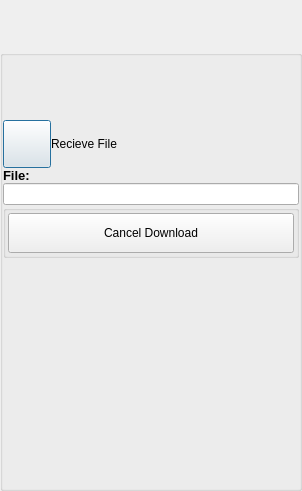
<?xml version="1.0" encoding="UTF-8"?>
<ui version="4.0">
 <class>CancelDownloadDialog</class>
 <widget class="QDialog" name="CancelDownloadDialog">
  <property name="geometry">
   <rect>
    <x>0</x>
    <y>0</y>
    <width>302</width>
    <height>491</height>
   </rect>
  </property>
  <property name="windowTitle">
   <string>Cancel Download</string>
  </property>
  <layout class="QVBoxLayout" name="verticalLayout">
   <property name="spacing">
    <number>0</number>
   </property>
   <property name="leftMargin">
    <number>0</number>
   </property>
   <property name="topMargin">
    <number>0</number>
   </property>
   <property name="rightMargin">
    <number>0</number>
   </property>
   <property name="bottomMargin">
    <number>0</number>
   </property>
   <item>
    <widget class="TitleBarWidget" name="m_TitleBarWidget" native="true">
     <property name="sizePolicy">
      <sizepolicy hsizetype="Preferred" vsizetype="Preferred">
       <horstretch>0</horstretch>
       <verstretch>0</verstretch>
      </sizepolicy>
     </property>
     <property name="minimumSize">
      <size>
       <width>0</width>
       <height>50</height>
      </size>
     </property>
     <property name="maximumSize">
      <size>
       <width>16777215</width>
       <height>103</height>
      </size>
     </property>
    </widget>
   </item>
   <item>
    <widget class="QGroupBox" name="StyledDlgItemsBox">
     <property name="minimumSize">
      <size>
       <width>0</width>
       <height>0</height>
      </size>
     </property>
     <property name="title">
      <string/>
     </property>
     <layout class="QGridLayout" name="gridLayout_2">
      <property name="leftMargin">
       <number>0</number>
      </property>
      <property name="topMargin">
       <number>0</number>
      </property>
      <property name="rightMargin">
       <number>0</number>
      </property>
      <property name="bottomMargin">
       <number>8</number>
      </property>
      <property name="spacing">
       <number>0</number>
      </property>
      <item row="1" column="0">
       <widget class="IdentWidget" name="FriendIdentWidget" native="true">
        <property name="sizePolicy">
         <sizepolicy hsizetype="Preferred" vsizetype="Fixed">
          <horstretch>0</horstretch>
          <verstretch>0</verstretch>
         </sizepolicy>
        </property>
        <property name="minimumSize">
         <size>
          <width>0</width>
          <height>50</height>
         </size>
        </property>
        <property name="maximumSize">
         <size>
          <width>16777215</width>
          <height>50</height>
         </size>
        </property>
       </widget>
      </item>
      <item row="2" column="0">
       <layout class="QHBoxLayout" name="horizontalLayout">
        <item>
         <widget class="VxPushButton" name="PermissionButton">
          <property name="minimumSize">
           <size>
            <width>48</width>
            <height>48</height>
           </size>
          </property>
          <property name="maximumSize">
           <size>
            <width>48</width>
            <height>48</height>
           </size>
          </property>
          <property name="text">
           <string notr="true"/>
          </property>
          <property name="iconSize">
           <size>
            <width>48</width>
            <height>48</height>
           </size>
          </property>
         </widget>
        </item>
        <item>
         <widget class="QLabel" name="PermissionLabel">
          <property name="text">
           <string>Recieve File</string>
          </property>
         </widget>
        </item>
       </layout>
      </item>
      <item row="3" column="0">
       <widget class="QLabel" name="FileNameLabel">
        <property name="sizePolicy">
         <sizepolicy hsizetype="Expanding" vsizetype="Preferred">
          <horstretch>0</horstretch>
          <verstretch>0</verstretch>
         </sizepolicy>
        </property>
        <property name="font">
         <font>
          <pointsize>10</pointsize>
          <bold>true</bold>
         </font>
        </property>
        <property name="text">
         <string>File:</string>
        </property>
        <property name="alignment">
         <set>Qt::AlignBottom|Qt::AlignLeading|Qt::AlignLeft</set>
        </property>
       </widget>
      </item>
      <item row="4" column="0">
       <widget class="QLineEdit" name="FileNameEdit">
        <property name="readOnly">
         <bool>true</bool>
        </property>
       </widget>
      </item>
      <item row="5" column="0">
       <widget class="QGroupBox" name="CmdButtonBox">
        <property name="title">
         <string/>
        </property>
        <layout class="QHBoxLayout" name="horizontalLayout_5">
         <property name="spacing">
          <number>2</number>
         </property>
         <property name="leftMargin">
          <number>2</number>
         </property>
         <property name="topMargin">
          <number>2</number>
         </property>
         <property name="rightMargin">
          <number>2</number>
         </property>
         <property name="bottomMargin">
          <number>2</number>
         </property>
         <item>
          <widget class="VxPushButton" name="CancelButton">
           <property name="minimumSize">
            <size>
             <width>0</width>
             <height>40</height>
            </size>
           </property>
           <property name="text">
            <string notr="true">Cancel Download</string>
           </property>
          </widget>
         </item>
        </layout>
       </widget>
      </item>
      <item row="6" column="0">
       <spacer name="verticalSpacer">
        <property name="orientation">
         <enum>Qt::Vertical</enum>
        </property>
        <property name="sizeHint" stdset="0">
         <size>
          <width>20</width>
          <height>40</height>
         </size>
        </property>
       </spacer>
      </item>
      <item row="0" column="0">
       <widget class="QLabel" name="m_StatusLabel">
        <property name="enabled">
         <bool>true</bool>
        </property>
        <property name="text">
         <string notr="true"/>
        </property>
       </widget>
      </item>
     </layout>
    </widget>
   </item>
  </layout>
 </widget>
 <customwidgets>
  <customwidget>
   <class>TitleBarWidget</class>
   <extends>QWidget</extends>
   <header>TitleBarWidget.h</header>
   <container>1</container>
  </customwidget>
  <customwidget>
   <class>IdentWidget</class>
   <extends>QWidget</extends>
   <header location="global">IdentWidget.h</header>
   <container>1</container>
  </customwidget>
  <customwidget>
   <class>VxPushButton</class>
   <extends>QPushButton</extends>
   <header location="global">VxPushButton.h</header>
  </customwidget>
 </customwidgets>
 <resources/>
 <connections/>
</ui>
